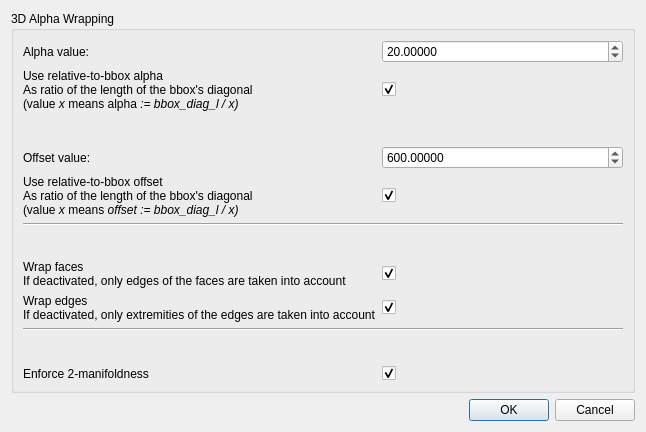
<?xml version="1.0" encoding="UTF-8"?>
<ui version="4.0">
 <class>alpha_wrap_3_dialog</class>
 <widget class="QDialog" name="alpha_wrap_3_dialog">
  <property name="enabled">
   <bool>true</bool>
  </property>
  <property name="geometry">
   <rect>
    <x>0</x>
    <y>0</y>
    <width>646</width>
    <height>432</height>
   </rect>
  </property>
  <property name="windowTitle">
   <string>2D Mesh Criteria</string>
  </property>
  <layout class="QGridLayout" name="gridLayout_2">
   <item row="2" column="0">
    <widget class="QDialogButtonBox" name="buttonBox">
     <property name="orientation">
      <enum>Qt::Horizontal</enum>
     </property>
     <property name="standardButtons">
      <set>QDialogButtonBox::Cancel|QDialogButtonBox::Ok</set>
     </property>
    </widget>
   </item>
   <item row="1" column="0">
    <widget class="QGroupBox" name="groupBox">
     <property name="title">
      <string>3D Alpha Wrapping</string>
     </property>
     <layout class="QGridLayout" name="gridLayout">
      <item row="13" column="1">
       <widget class="QCheckBox" name="runManifoldness">
        <property name="text">
         <string/>
        </property>
        <property name="checked">
         <bool>true</bool>
        </property>
       </widget>
      </item>
      <item row="0" column="1">
       <widget class="QDoubleSpinBox" name="alphaValue">
        <property name="decimals">
         <number>5</number>
        </property>
        <property name="minimum">
         <double>0.000000000000000</double>
        </property>
        <property name="maximum">
         <double>100000000.000000000000000</double>
        </property>
        <property name="singleStep">
         <double>0.000001000000000</double>
        </property>
        <property name="value">
         <double>20.000000000000000</double>
        </property>
       </widget>
      </item>
      <item row="13" column="0">
       <widget class="QLabel" name="runManifoldness_Label">
        <property name="enabled">
         <bool>true</bool>
        </property>
        <property name="text">
         <string>Enforce 2-manifoldness</string>
        </property>
        <property name="alignment">
         <set>Qt::AlignLeading|Qt::AlignLeft|Qt::AlignVCenter</set>
        </property>
       </widget>
      </item>
      <item row="12" column="0">
       <spacer name="verticalSpacer_2">
        <property name="orientation">
         <enum>Qt::Vertical</enum>
        </property>
        <property name="sizeHint" stdset="0">
         <size>
          <width>20</width>
          <height>40</height>
         </size>
        </property>
       </spacer>
      </item>
      <item row="6" column="1">
       <widget class="QCheckBox" name="relativeOffset">
        <property name="text">
         <string/>
        </property>
        <property name="checked">
         <bool>true</bool>
        </property>
       </widget>
      </item>
      <item row="10" column="1">
       <widget class="QCheckBox" name="wrapEdges">
        <property name="text">
         <string/>
        </property>
        <property name="checked">
         <bool>true</bool>
        </property>
       </widget>
      </item>
      <item row="1" column="1">
       <widget class="QCheckBox" name="relativeAlpha">
        <property name="text">
         <string/>
        </property>
        <property name="checked">
         <bool>true</bool>
        </property>
       </widget>
      </item>
      <item row="4" column="0">
       <widget class="QLabel" name="offsetValue_Label">
        <property name="text">
         <string>Offset value:</string>
        </property>
       </widget>
      </item>
      <item row="8" column="0">
       <spacer name="verticalSpacer_3">
        <property name="orientation">
         <enum>Qt::Vertical</enum>
        </property>
        <property name="sizeHint" stdset="0">
         <size>
          <width>20</width>
          <height>40</height>
         </size>
        </property>
       </spacer>
      </item>
      <item row="0" column="0">
       <widget class="QLabel" name="alphaValue_Label">
        <property name="text">
         <string>Alpha value:</string>
        </property>
        <property name="alignment">
         <set>Qt::AlignLeading|Qt::AlignLeft|Qt::AlignVCenter</set>
        </property>
       </widget>
      </item>
      <item row="11" column="0" colspan="2">
       <widget class="Line" name="line_2">
        <property name="orientation">
         <enum>Qt::Horizontal</enum>
        </property>
       </widget>
      </item>
      <item row="10" column="0">
       <widget class="QLabel" name="wrapEdges_Label">
        <property name="text">
         <string>&lt;html&gt;&lt;head/&gt;&lt;body&gt;&lt;p&gt;Wrap edges&lt;br/&gt;&lt;span style=&quot; font-size:9pt;&quot;&gt;If deactivated, only extremities of the edges are taken into account&lt;/span&gt;&lt;/p&gt;&lt;/body&gt;&lt;/html&gt;</string>
        </property>
       </widget>
      </item>
      <item row="6" column="0">
       <widget class="QLabel" name="relativeOffset_Label">
        <property name="text">
         <string>&lt;html&gt;&lt;head/&gt;&lt;body&gt;&lt;p&gt;Use relative-to-bbox offset&lt;br/&gt;&lt;span style=&quot; font-size:9pt;&quot;&gt;As ratio of the length of the bbox's diagonal&lt;br/&gt;(value &lt;/span&gt;&lt;span style=&quot; font-size:9pt; font-style:italic;&quot;&gt;x &lt;/span&gt;&lt;span style=&quot; font-size:9pt;&quot;&gt;means &lt;/span&gt;&lt;span style=&quot; font-size:9pt; font-style:italic;&quot;&gt;offset := bbox_diag_l / x)&lt;/span&gt;&lt;/p&gt;&lt;/body&gt;&lt;/html&gt;</string>
        </property>
       </widget>
      </item>
      <item row="4" column="1">
       <widget class="QDoubleSpinBox" name="offsetValue">
        <property name="decimals">
         <number>5</number>
        </property>
        <property name="minimum">
         <double>0.000000000000000</double>
        </property>
        <property name="maximum">
         <double>100000000.000000000000000</double>
        </property>
        <property name="singleStep">
         <double>0.000001000000000</double>
        </property>
        <property name="value">
         <double>600.000000000000000</double>
        </property>
       </widget>
      </item>
      <item row="9" column="1">
       <widget class="QCheckBox" name="wrapFaces">
        <property name="text">
         <string/>
        </property>
        <property name="checked">
         <bool>true</bool>
        </property>
       </widget>
      </item>
      <item row="9" column="0">
       <widget class="QLabel" name="wrapFaces_Label">
        <property name="text">
         <string>&lt;html&gt;&lt;head/&gt;&lt;body&gt;&lt;p&gt;Wrap faces&lt;br/&gt;&lt;span style=&quot; font-size:9pt;&quot;&gt;If deactivated, only edges of the faces are taken into account&lt;/span&gt;&lt;/p&gt;&lt;/body&gt;&lt;/html&gt;</string>
        </property>
       </widget>
      </item>
      <item row="1" column="0">
       <widget class="QLabel" name="relativeAlpha_Label">
        <property name="text">
         <string>&lt;html&gt;&lt;head/&gt;&lt;body&gt;&lt;p&gt;Use relative-to-bbox alpha&lt;br/&gt;&lt;span style=&quot; font-size:9pt;&quot;&gt;As ratio of the length of the bbox's diagonal&lt;br/&gt;(value &lt;/span&gt;&lt;span style=&quot; font-size:9pt; font-style:italic;&quot;&gt;x &lt;/span&gt;&lt;span style=&quot; font-size:9pt;&quot;&gt;means alpha&lt;/span&gt;&lt;span style=&quot; font-size:9pt; font-style:italic;&quot;&gt; := bbox_diag_l / x)&lt;/span&gt;&lt;/p&gt;&lt;/body&gt;&lt;/html&gt;</string>
        </property>
       </widget>
      </item>
      <item row="2" column="0">
       <spacer name="verticalSpacer">
        <property name="orientation">
         <enum>Qt::Vertical</enum>
        </property>
        <property name="sizeHint" stdset="0">
         <size>
          <width>20</width>
          <height>40</height>
         </size>
        </property>
       </spacer>
      </item>
      <item row="7" column="0" colspan="2">
       <widget class="Line" name="line">
        <property name="orientation">
         <enum>Qt::Horizontal</enum>
        </property>
       </widget>
      </item>
     </layout>
    </widget>
   </item>
  </layout>
 </widget>
 <tabstops>
  <tabstop>buttonBox</tabstop>
 </tabstops>
 <resources/>
 <connections>
  <connection>
   <sender>buttonBox</sender>
   <signal>accepted()</signal>
   <receiver>alpha_wrap_3_dialog</receiver>
   <slot>accept()</slot>
   <hints>
    <hint type="sourcelabel">
     <x>388</x>
     <y>288</y>
    </hint>
    <hint type="destinationlabel">
     <x>157</x>
     <y>195</y>
    </hint>
   </hints>
  </connection>
  <connection>
   <sender>buttonBox</sender>
   <signal>rejected()</signal>
   <receiver>alpha_wrap_3_dialog</receiver>
   <slot>reject()</slot>
   <hints>
    <hint type="sourcelabel">
     <x>388</x>
     <y>288</y>
    </hint>
    <hint type="destinationlabel">
     <x>286</x>
     <y>195</y>
    </hint>
   </hints>
  </connection>
 </connections>
</ui>
